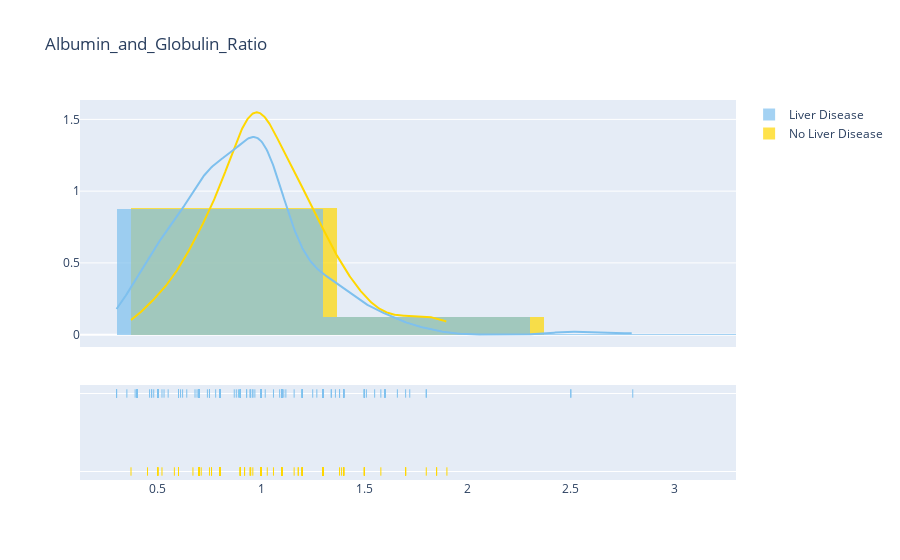

This figure's notebook cell:
### Code cell
plot_distribution('Albumin_and_Globulin_Ratio', 1)

### Figure 1 — Plotly figure (JSON) as saved in the notebook; plotly's stock layout.template omitted (floating-point values rounded to 4 significant figures; data arrays with more than 128 entries replaced by an {"elided": "..."} marker saying what was removed)
{"data": [{"autobinx": false, "histnorm": "probability density", "legendgroup": "No Liver Disease", "marker": {"color": "#FFD700"}, "name": "No Liver Disease", "opacity": 0.7, "type": "histogram", "x": {"elided": "167 float values"}, "xaxis": "x", "xbins": {"end": 1.9, "size": 1, "start": 0.37}, "yaxis": "y"}, {"autobinx": false, "histnorm": "probability density", "legendgroup": "Liver Disease", "marker": {"color": "#7EC0EE"}, "name": "Liver Disease", "opacity": 0.7, "type": "histogram", "x": {"elided": "416 float values"}, "xaxis": "x", "xbins": {"end": 2.8, "size": 1, "start": 0.3}, "yaxis": "y"}, {"legendgroup": "No Liver Disease", "marker": {"color": "#FFD700"}, "mode": "lines", "name": "No Liver Disease", "showlegend": false, "type": "scatter", "x": {"elided": "500 float values"}, "xaxis": "x", "y": {"elided": "500 float values"}, "yaxis": "y"}, {"legendgroup": "Liver Disease", "marker": {"color": "#7EC0EE"}, "mode": "lines", "name": "Liver Disease", "showlegend": false, "type": "scatter", "x": {"elided": "500 float values"}, "xaxis": "x", "y": {"elided": "500 float values"}, "yaxis": "y"}, {"legendgroup": "No Liver Disease", "marker": {"color": "#FFD700", "symbol": "line-ns-open"}, "mode": "markers", "name": "No Liver Disease", "showlegend": false, "type": "scatter", "x": {"elided": "167 float values"}, "xaxis": "x", "y": {"elided": "167 str values"}, "yaxis": "y2"}, {"legendgroup": "Liver Disease", "marker": {"color": "#7EC0EE", "symbol": "line-ns-open"}, "mode": "markers", "name": "Liver Disease", "showlegend": false, "type": "scatter", "x": {"elided": "416 float values"}, "xaxis": "x", "y": {"elided": "416 str values"}, "yaxis": "y2"}], "layout": {"barmode": "overlay", "hovermode": "closest", "legend": {"traceorder": "reversed"}, "title": {"text": "Albumin_and_Globulin_Ratio"}, "xaxis": {"anchor": "y2", "domain": [0, 1], "zeroline": false}, "yaxis": {"anchor": "free", "domain": [0.35, 1], "position": 0}, "yaxis2": {"anchor": "x", "domain": [0, 0.25], "dtick": 1, "showticklabels": false}}}
